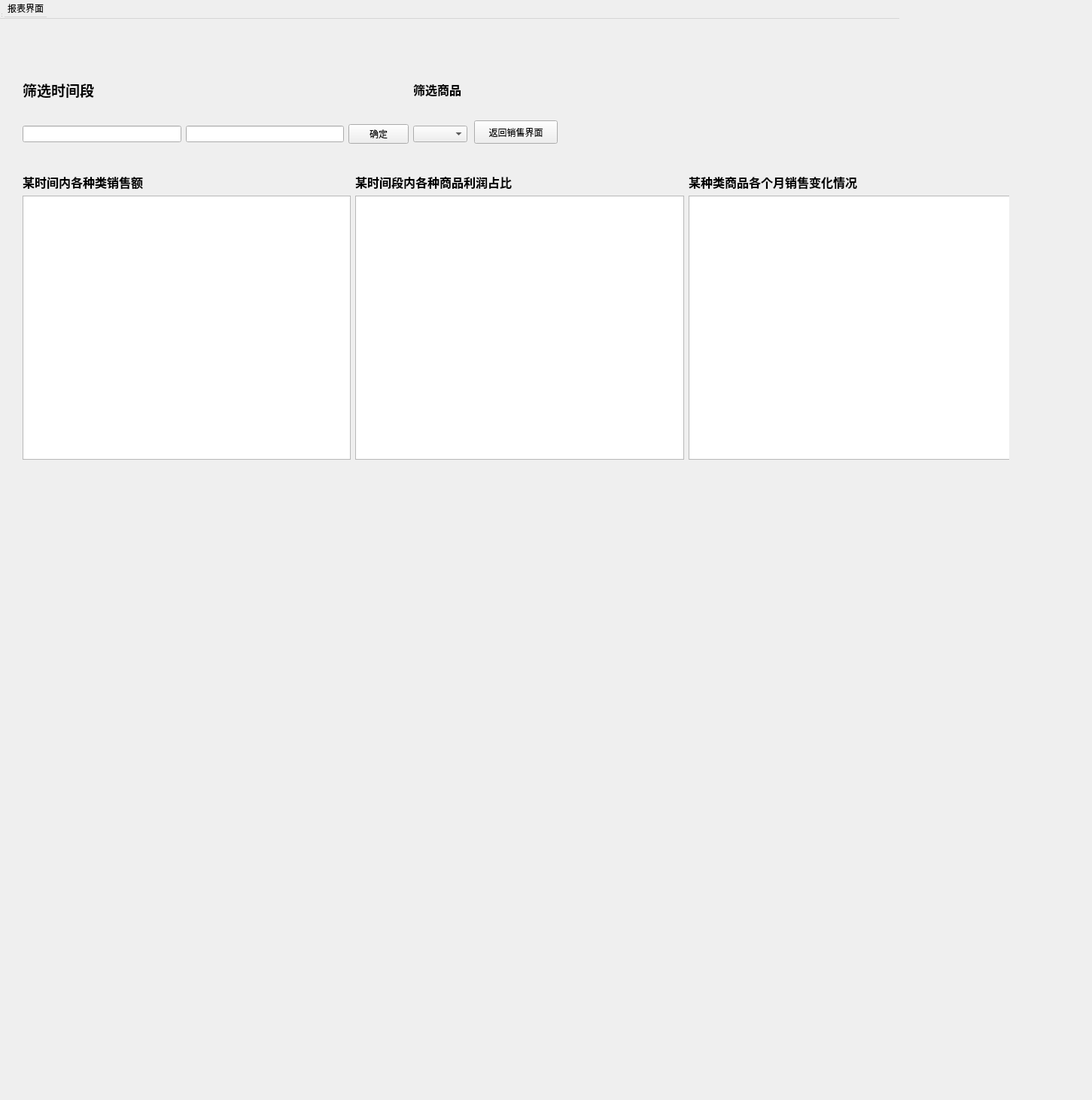
<?xml version="1.0" encoding="UTF-8"?>
<ui version="4.0">
 <class>StatementInterface</class>
 <widget class="QWidget" name="StatementInterface">
  <property name="geometry">
   <rect>
    <x>0</x>
    <y>0</y>
    <width>1451</width>
    <height>1462</height>
   </rect>
  </property>
  <property name="windowTitle">
   <string>StatementInterface</string>
  </property>
  <widget class="QWidget" name="centralwidget" native="true">
   <property name="geometry">
    <rect>
     <x>10</x>
     <y>70</y>
     <width>1331</width>
     <height>771</height>
    </rect>
   </property>
   <widget class="QWidget" name="">
    <property name="geometry">
     <rect>
      <x>20</x>
      <y>160</y>
      <width>1321</width>
      <height>381</height>
     </rect>
    </property>
    <layout class="QGridLayout" name="gridLayout">
     <item row="0" column="0">
      <widget class="QLabel" name="marketVolume">
       <property name="text">
        <string>&lt;html&gt;&lt;head/&gt;&lt;body&gt;&lt;p&gt;&lt;span style=&quot; font-size:12pt; font-weight:700;&quot;&gt;某时间内各种类销售额&lt;/span&gt;&lt;/p&gt;&lt;/body&gt;&lt;/html&gt;</string>
       </property>
      </widget>
     </item>
     <item row="0" column="1">
      <widget class="QLabel" name="profit">
       <property name="text">
        <string>&lt;html&gt;&lt;head/&gt;&lt;body&gt;&lt;p&gt;&lt;span style=&quot; font-size:12pt; font-weight:700;&quot;&gt;某时间段内各种商品利润占比&lt;/span&gt;&lt;/p&gt;&lt;/body&gt;&lt;/html&gt;</string>
       </property>
      </widget>
     </item>
     <item row="0" column="2">
      <widget class="QLabel" name="variation">
       <property name="text">
        <string>&lt;html&gt;&lt;head/&gt;&lt;body&gt;&lt;p&gt;&lt;span style=&quot; font-size:12pt; font-weight:700;&quot;&gt;某种类商品各个月销售变化情况&lt;/span&gt;&lt;/p&gt;&lt;/body&gt;&lt;/html&gt;</string>
       </property>
      </widget>
     </item>
     <item row="1" column="0">
      <widget class="QGraphicsView" name="marketVolumeView"/>
     </item>
     <item row="1" column="1">
      <widget class="QChartView" name="profitView"/>
     </item>
     <item row="1" column="2">
      <widget class="QGraphicsView" name="variationView"/>
     </item>
    </layout>
   </widget>
   <widget class="QPushButton" name="backBtn">
    <property name="geometry">
     <rect>
      <x>620</x>
      <y>90</y>
      <width>111</width>
      <height>31</height>
     </rect>
    </property>
    <property name="text">
     <string>返回销售界面</string>
    </property>
   </widget>
   <widget class="QWidget" name="">
    <property name="geometry">
     <rect>
      <x>20</x>
      <y>10</y>
      <width>591</width>
      <height>111</height>
     </rect>
    </property>
    <layout class="QGridLayout" name="gridLayout_2">
     <item row="0" column="0">
      <widget class="QLabel" name="sift">
       <property name="text">
        <string>&lt;html&gt;&lt;head/&gt;&lt;body&gt;&lt;p&gt;&lt;span style=&quot; font-size:14pt; font-weight:700;&quot;&gt;筛选时间段&lt;/span&gt;&lt;/p&gt;&lt;/body&gt;&lt;/html&gt;</string>
       </property>
      </widget>
     </item>
     <item row="2" column="1">
      <widget class="QLineEdit" name="lineEdit_2"/>
     </item>
     <item row="2" column="2">
      <widget class="QPushButton" name="pushButton">
       <property name="text">
        <string>确定</string>
       </property>
      </widget>
     </item>
     <item row="2" column="0">
      <widget class="QLineEdit" name="initial"/>
     </item>
     <item row="2" column="3">
      <widget class="QComboBox" name="select"/>
     </item>
     <item row="0" column="3">
      <widget class="QLabel" name="label">
       <property name="text">
        <string>&lt;html&gt;&lt;head/&gt;&lt;body&gt;&lt;p&gt;&lt;span style=&quot; font-size:12pt; font-weight:700;&quot;&gt;筛选商品&lt;/span&gt;&lt;/p&gt;&lt;/body&gt;&lt;/html&gt;</string>
       </property>
      </widget>
     </item>
    </layout>
   </widget>
  </widget>
  <widget class="QMenuBar" name="menubar">
   <property name="geometry">
    <rect>
     <x>0</x>
     <y>0</y>
     <width>1195</width>
     <height>25</height>
    </rect>
   </property>
   <widget class="QMenu" name="menu">
    <property name="title">
     <string>报表界面</string>
    </property>
   </widget>
   <addaction name="menu"/>
  </widget>
  <widget class="QStatusBar" name="statusbar">
   <property name="geometry">
    <rect>
     <x>0</x>
     <y>0</y>
     <width>3</width>
     <height>24</height>
    </rect>
   </property>
  </widget>
 </widget>
 <customwidgets>
  <customwidget>
   <class>QChartView</class>
   <extends>QGraphicsView</extends>
   <header>qchartview.h</header>
  </customwidget>
 </customwidgets>
 <resources/>
 <connections/>
</ui>
